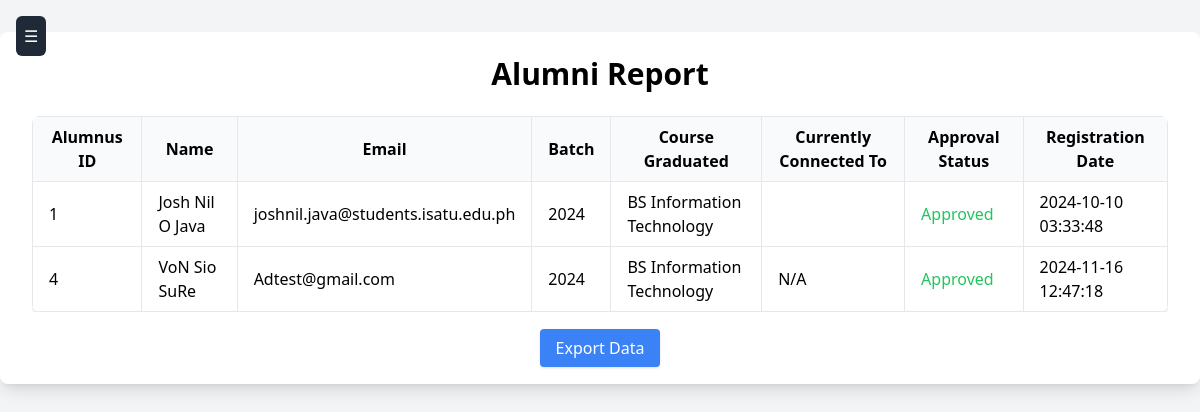
The page /admins/alumni_report.php on the database its author committed.
### tables this page shows
CREATE TABLE `user_details` (
  `user_id` int(11) NOT NULL,
  `last_name` varchar(100) NOT NULL,
  `first_name` varchar(100) NOT NULL,
  `middle_name` varchar(100) DEFAULT NULL,
  `gender` enum('male','female') NOT NULL,
  `batch` varchar(50) DEFAULT NULL,
  `course_graduated` varchar(100) DEFAULT NULL,
  `currently_connected_to` text DEFAULT NULL,
  `image` longblob DEFAULT NULL,
  `email` varchar(100) NOT NULL,
  `password` varchar(255) NOT NULL,
  `user_type` enum('admin','alumni_officer','alumnus') NOT NULL DEFAULT 'alumnus',
  `approved` tinyint(1) DEFAULT 0,
  `created_at` timestamp NOT NULL DEFAULT current_timestamp()
);

### admins/alumni_report.php (the view, shortened to what this page needs)
<?php
include '../database.php';
include 'sidebar.php';
$query = "
 SELECT DISTINCT
        u.user_id,
        CONCAT(u.first_name, ' ', u.middle_name, ' ', u.last_name) AS name,
        u.email,
        u.batch,
        u.course_graduated,
        u.currently_connected_to,
        u.approved,
        u.created_at AS registration_date
    FROM
        user_details u
    LEFT JOIN
        donations d ON d.user_id = u.user_id
    WHERE
        u.user_type = 'alumnus'
    ORDER BY
        u.user_id";
$result = $conn->query($query);
?>
<!DOCTYPE html>
<html lang="en">
<head>
    <script src="https://cdn.tailwindcss.com"></script>
</head>
<body class="bg-gray-100">
    <div class="flex justify-center items-start mt-8">
        <div class="max-w-screen-xl w-full px-4 md:px-8 py-6 bg-white shadow-lg rounded-lg">
            <h1 class="text-3xl font-semibold text-center mb-6">Alumni Report</h1>
            <div class="overflow-x-auto">
                <?php if ($result->num_rows > 0): ?>
                    <table class="min-w-full bg-white shadow-md rounded-lg overflow-hidden">
                        <thead class="bg-gray-50">
                            <tr>
                                <th class="py-2 px-2 md:px-4 border text-xs md:text-base">Alumnus ID</th>
                                <th class="py-2 px-2 md:px-4 border text-xs md:text-base">Name</th>
                                <th class="py-2 px-2 md:px-4 border text-xs md:text-base">Email</th>
                                <th class="py-2 px-2 md:px-4 border text-xs md:text-base">Batch</th>
                                <th class="py-2 px-2 md:px-4 border text-xs md:text-base">Course Graduated</th>
                                <th class="py-2 px-2 md:px-4 border text-xs md:text-base">Currently Connected To</th>
                                <th class="py-2 px-2 md:px-4 border text-xs md:text-base">Approval Status</th>
                                <th class="py-2 px-2 md:px-4 border text-xs md:text-base">Registration Date</th>
                            </tr>
                        </thead>
                        <tbody>
                            <?php while ($row = $result->fetch_assoc()): ?>
                            <tr class="text-xs md:text-base">
                                <td class="py-2 px-2 md:px-4 border"><?php echo $row['user_id']; ?></td>
                                <td class="py-2 px-2 md:px-4 border"><?php echo $row['name']; ?></td>
                                <td class="py-2 px-2 md:px-4 border"><?php echo $row['email']; ?></td>
                                <td class="py-2 px-2 md:px-4 border"><?php echo $row['batch']; ?></td>
                                <td class="py-2 px-2 md:px-4 border"><?php echo $row['course_graduated']; ?></td>
                                <td class="py-2 px-2 md:px-4 border"><?php echo $row['currently_connected_to']; ?></td>
                                <td class="py-2 px-2 md:px-4 border">
                                    <?php echo $row['approved'] ? '<span class="text-green-500">Approved</span>' : '<span class="text-red-500">Pending</span>'; ?>
                                </td>
                                <td class="py-2 px-2 md:px-4 border"><?php echo $row['registration_date']; ?></td>
                            </tr>
                            <?php endwhile; ?>
                        </tbody>
                    </table>
                <?php else: ?>
                    <p class="text-center text-red-500">No alumni data available.</p>
                <?php endif; ?>
            </div>
            <div class="mt-6 text-center">
                <a href="export_alumni_report.php" class="bg-blue-500 text-white px-4 py-2 rounded shadow hover:bg-blue-600">Export Data</a>
            </div>
        </div>
    </div>
</body>
</html>

### rows shown on the page
user_details: user_id "1", name "Josh Nil O Java", email "joshnil.java@students.isatu.edu.ph", batch "2024", course_graduated "BS Information Technology", approved "Approved", created_at "2024-10-10 03:33:48"
user_details: user_id "4", name "VoN Sio SuRe", email "Adtest@gmail.com", batch "2024", course_graduated "BS Information Technology", currently_connected_to "N/A", approved "Approved", created_at "2024-11-16 12:47:18"
